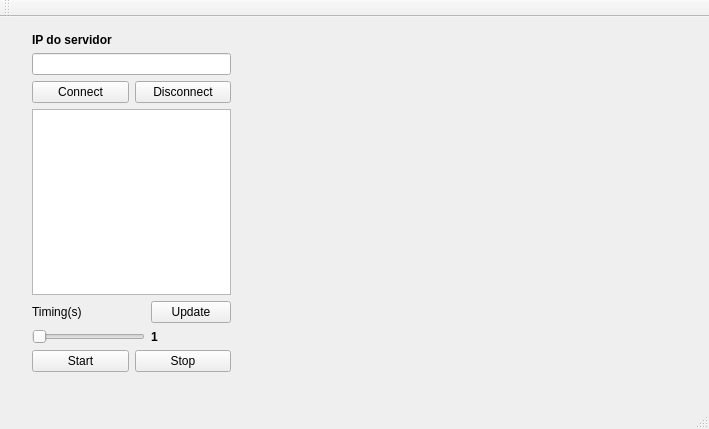
<?xml version="1.0" encoding="UTF-8"?>
<ui version="4.0">
 <class>MainWindow</class>
 <widget class="QMainWindow" name="MainWindow">
  <property name="geometry">
   <rect>
    <x>0</x>
    <y>0</y>
    <width>709</width>
    <height>429</height>
   </rect>
  </property>
  <property name="windowTitle">
   <string>MainWindow</string>
  </property>
  <widget class="QWidget" name="centralWidget">
   <widget class="QWidget" name="layoutWidget">
    <property name="geometry">
     <rect>
      <x>21</x>
      <y>5</y>
      <width>221</width>
      <height>361</height>
     </rect>
    </property>
    <layout class="QGridLayout" name="gridLayout">
     <item row="0" column="0">
      <widget class="QLabel" name="label">
       <property name="font">
        <font>
         <weight>75</weight>
         <bold>true</bold>
        </font>
       </property>
       <property name="cursor">
        <cursorShape>ArrowCursor</cursorShape>
       </property>
       <property name="text">
        <string>IP do servidor</string>
       </property>
      </widget>
     </item>
     <item row="1" column="0" colspan="2">
      <widget class="QLineEdit" name="lineEditIP"/>
     </item>
     <item row="2" column="0" colspan="2">
      <layout class="QHBoxLayout" name="horizontalLayout">
       <item>
        <widget class="QPushButton" name="pushButtonConnect">
         <property name="text">
          <string>Connect</string>
         </property>
        </widget>
       </item>
       <item>
        <widget class="QPushButton" name="pushButtonDisconnect">
         <property name="text">
          <string>Disconnect</string>
         </property>
        </widget>
       </item>
      </layout>
     </item>
     <item row="4" column="0">
      <widget class="QLabel" name="label_2">
       <property name="text">
        <string>Timing(s)</string>
       </property>
      </widget>
     </item>
     <item row="4" column="1">
      <widget class="QPushButton" name="pushButtonUpdate">
       <property name="text">
        <string>Update</string>
       </property>
      </widget>
     </item>
     <item row="5" column="0">
      <widget class="QSlider" name="horizontalSliderTime">
       <property name="minimum">
        <number>1</number>
       </property>
       <property name="maximum">
        <number>3</number>
       </property>
       <property name="orientation">
        <enum>Qt::Horizontal</enum>
       </property>
      </widget>
     </item>
     <item row="5" column="1">
      <widget class="QLabel" name="label_3">
       <property name="font">
        <font>
         <weight>75</weight>
         <bold>true</bold>
        </font>
       </property>
       <property name="text">
        <string>1</string>
       </property>
      </widget>
     </item>
     <item row="6" column="0" colspan="2">
      <layout class="QHBoxLayout" name="horizontalLayout_2">
       <item>
        <widget class="QPushButton" name="pushButtonStart">
         <property name="text">
          <string>Start</string>
         </property>
        </widget>
       </item>
       <item>
        <widget class="QPushButton" name="pushButtonStop">
         <property name="text">
          <string>Stop</string>
         </property>
        </widget>
       </item>
      </layout>
     </item>
     <item row="3" column="0" colspan="2">
      <widget class="QListWidget" name="listWidget"/>
     </item>
    </layout>
   </widget>
   <widget class="Plotter" name="widgetPlotter" native="true">
    <property name="geometry">
     <rect>
      <x>260</x>
      <y>10</y>
      <width>441</width>
      <height>351</height>
     </rect>
    </property>
   </widget>
  </widget>
  <widget class="QMenuBar" name="menuBar">
   <property name="geometry">
    <rect>
     <x>0</x>
     <y>0</y>
     <width>709</width>
     <height>21</height>
    </rect>
   </property>
  </widget>
  <widget class="QToolBar" name="mainToolBar">
   <attribute name="toolBarArea">
    <enum>TopToolBarArea</enum>
   </attribute>
   <attribute name="toolBarBreak">
    <bool>false</bool>
   </attribute>
  </widget>
  <widget class="QStatusBar" name="statusBar"/>
 </widget>
 <layoutdefault spacing="6" margin="11"/>
 <customwidgets>
  <customwidget>
   <class>Plotter</class>
   <extends>QWidget</extends>
   <header>plotter.h</header>
   <container>1</container>
  </customwidget>
 </customwidgets>
 <resources/>
 <connections>
  <connection>
   <sender>horizontalSliderTime</sender>
   <signal>valueChanged(int)</signal>
   <receiver>label_3</receiver>
   <slot>setNum(int)</slot>
   <hints>
    <hint type="sourcelabel">
     <x>111</x>
     <y>358</y>
    </hint>
    <hint type="destinationlabel">
     <x>205</x>
     <y>359</y>
    </hint>
   </hints>
  </connection>
 </connections>
</ui>
